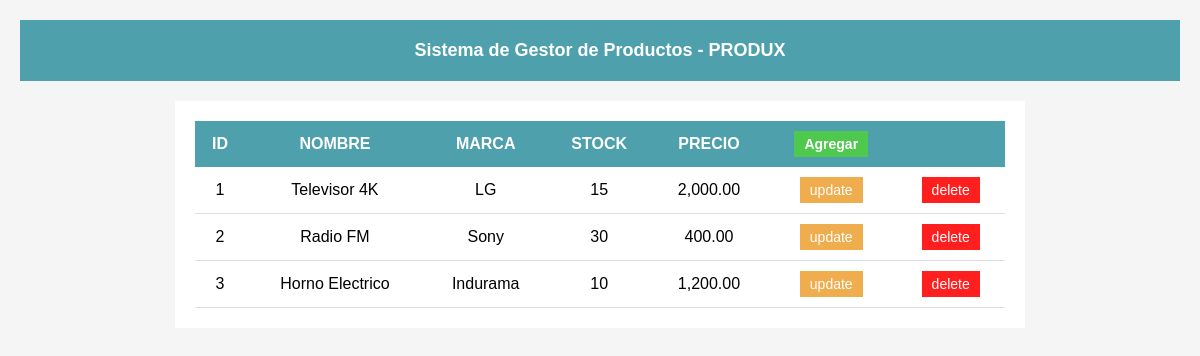
Before: / with the older database file.
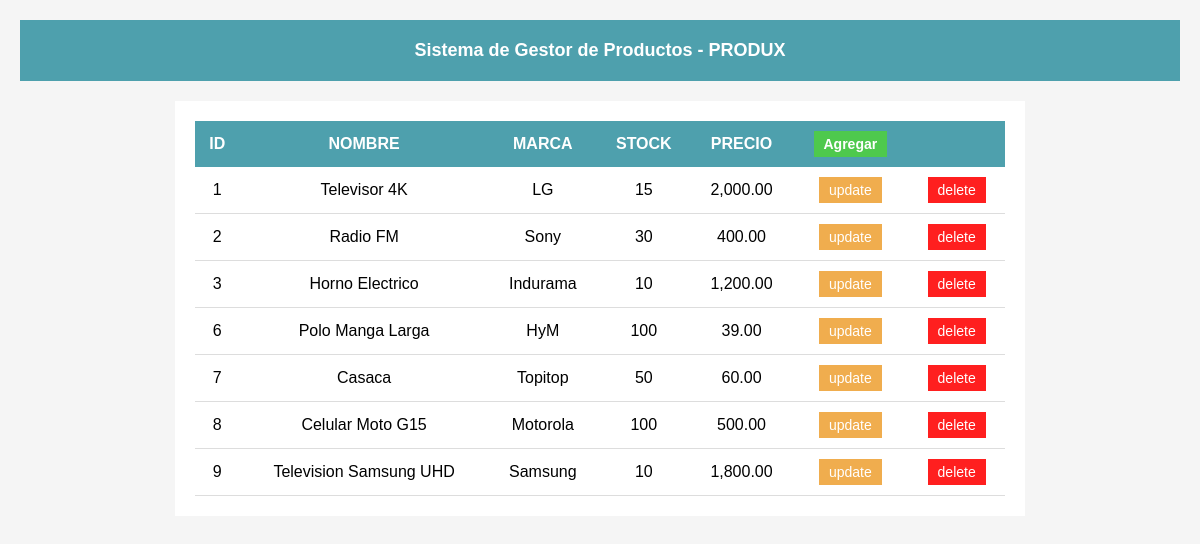
After: the same page with the newer database file.
### tables this page shows
CREATE TABLE `producto` (
  `Id` int(11) NOT NULL AUTO_INCREMENT,
  `Nombre` varchar(50) NOT NULL,
  `Marca` varchar(100) NOT NULL,
  `Stock` int(11) NOT NULL,
  `Precio` decimal(9,2) DEFAULT NULL,
  PRIMARY KEY (`Id`)
);

### index.php (the view, shortened to what this page needs)
<!DOCTYPE html>
<html lang="en">
<head>
    <link rel="stylesheet" href="styles/style.css">
</head>
<body>
    <div class="container">
        <h1 class="container__title">Sistema de Gestor de Productos - PRODUX</h1>
    </div>
    <div class="table ">
        <table>
            <thead>
                <th>ID</th>
                <th>NOMBRE</th>
                <th>MARCA</th>
                <th>STOCK</th>
                <th>PRECIO</th>
                <th><a href="add.html" class="btn btn--add btn--sm">Agregar</a></th>
                <th></th>
            </thead>
            <Tbody>
                <?php
                    $cn = conectar();
                    $sql = mysqli_query($cn, "CALL verproductos()");
                        while($row=mysqli_fetch_array($sql)){
                        ?>
                        <tr>
                            <th><?php echo $row["Id"]?></th>
                            <th><?php echo $row["Nombre"]?></th>
                            <th><?php echo $row["Marca"]?></th>
                            <th><?php echo $row["Stock"]?></th>
                            <th><?php echo number_format(floor($row["Precio"] * 100) / 100, 2)?></th>
                            <th><a href="update.php?id=<?php echo $row["Id"]?>" class="btn btn--edit btn--sm">update</a></th>
                            <th><a href="delete.php?id=<?php echo $row["Id"]?>" class="btn btn--delete btn--sm">delete</a></th>
                        </tr>
                        <?php
                        }
                ?>
            </Tbody>
        </table>
    </div>
</body>
</html>

### styles/style.css (style rules this page uses)
html { font-size: 62.5%; }
* { margin: 0; padding: 0; box-sizing: border-box; }
body { font-family: Arial, sans-serif; font-size: 1.6rem; background-color: #f5f5f5; padding: 2rem; }
.container { margin-bottom: 2rem; padding: 2rem; background-color: #4EA0AD; }
.container__title { text-align: center; color: #fff; font-size: 1.8rem; }
.table { max-width: 85rem; margin: 0 auto; padding: 2rem; background-color: #fff; }
.btn { display: inline-block; color: #fff; border: none; text-decoration: none; padding: 1rem 2rem; font-size: 1.6rem; cursor: pointer; }
.btn--add { background-color: #4EC94D; }
.btn--edit { background-color: #f0ad4e; }
.btn--delete { background-color: #FF1F1F; }
table { width: 100%; border-collapse: collapse; }
thead { background-color: #4EA0AD; color: #fff; }
thead th { padding: 1rem; }
tbody tr { border-bottom: 0.1rem solid #ddd; }
tbody th { padding: 1rem; font-weight: normal; }
.btn--sm { padding: 0.5rem 1rem; font-size: 1.4rem; }

Changed rows visible on the page:
added producto: Id "6", Nombre "Polo Manga Larga", Marca "HyM", Stock "100", floor($row['Precio']*100)/100 "39.00"
added producto: Id "7", Nombre "Casaca", Marca "Topitop", Stock "50", floor($row['Precio']*100)/100 "60.00"
added producto: Id "8", Nombre "Celular Moto G15", Marca "Motorola", Stock "100", floor($row['Precio']*100)/100 "500.00"
added producto: Id "9", Nombre "Television Samsung UHD", Marca "Samsung", Stock "10", floor($row['Precio']*100)/100 "1,800.00"
